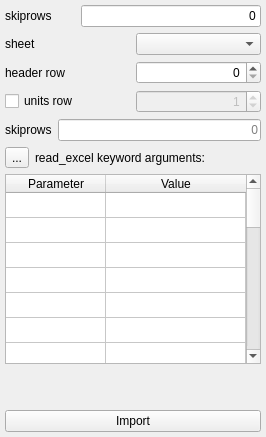
              <widget class="QWidget" name="import_excel_tab">
               <attribute name="title">
                <string>Excel</string>
               </attribute>
               <layout class="QVBoxLayout" name="verticalLayout_22">
                <property name="leftMargin">
                 <number>5</number>
                </property>
                <property name="topMargin">
                 <number>5</number>
                </property>
                <property name="rightMargin">
                 <number>5</number>
                </property>
                <property name="bottomMargin">
                 <number>5</number>
                </property>
                <item>
                 <layout class="QVBoxLayout" name="verticalLayout_8">
                  <item>
                   <layout class="QHBoxLayout" name="import_excel_skip_rows_horizontalLayout">
                    <item>
                     <widget class="QLabel" name="import_excel_skip_rows_label">
                      <property name="minimumSize">
                       <size>
                        <width>70</width>
                        <height>0</height>
                       </size>
                      </property>
                      <property name="text">
                       <string>skiprows</string>
                      </property>
                     </widget>
                    </item>
                    <item>
                     <widget class="QLineEdit" name="import_excel_skip_rows_lineEdit">
                      <property name="maximumSize">
                       <size>
                        <width>16777215</width>
                        <height>16777215</height>
                       </size>
                      </property>
                      <property name="text">
                       <string>0</string>
                      </property>
                      <property name="alignment">
                       <set>Qt::AlignRight|Qt::AlignTrailing|Qt::AlignVCenter</set>
                      </property>
                     </widget>
                    </item>
                   </layout>
                  </item>
                  <item>
                   <layout class="QHBoxLayout" name="import_excel_sheet_horizontalLayout">
                    <item>
                     <widget class="QLabel" name="import_excel_sheet_label">
                      <property name="minimumSize">
                       <size>
                        <width>70</width>
                        <height>0</height>
                       </size>
                      </property>
                      <property name="text">
                       <string>sheet</string>
                      </property>
                     </widget>
                    </item>
                    <item>
                     <widget class="QComboBox" name="import_excel_sheet_comboBox"/>
                    </item>
                   </layout>
                  </item>
                  <item>
                   <layout class="QHBoxLayout" name="import_excel_header_row_horizontalLayout">
                    <item>
                     <widget class="QLabel" name="import_excel_header_row_label">
                      <property name="minimumSize">
                       <size>
                        <width>70</width>
                        <height>0</height>
                       </size>
                      </property>
                      <property name="text">
                       <string>header row</string>
                      </property>
                     </widget>
                    </item>
                    <item>
                     <widget class="QSpinBox" name="import_excel_header_row_spinBox">
                      <property name="wrapping">
                       <bool>false</bool>
                      </property>
                      <property name="alignment">
                       <set>Qt::AlignRight|Qt::AlignTrailing|Qt::AlignVCenter</set>
                      </property>
                      <property name="buttonSymbols">
                       <enum>QAbstractSpinBox::UpDownArrows</enum>
                      </property>
                      <property name="accelerated">
                       <bool>true</bool>
                      </property>
                      <property name="minimum">
                       <number>0</number>
                      </property>
                      <property name="maximum">
                       <number>1000000</number>
                      </property>
                      <property name="singleStep">
                       <number>1</number>
                      </property>
                      <property name="value">
                       <number>0</number>
                      </property>
                     </widget>
                    </item>
                   </layout>
                  </item>
                  <item>
                   <layout class="QHBoxLayout" name="import_excel_units_row_horizontalLayout">
                    <item>
                     <widget class="QCheckBox" name="import_excel_units_row_checkBox">
                      <property name="text">
                       <string>units row</string>
                      </property>
                     </widget>
                    </item>
                    <item>
                     <widget class="QSpinBox" name="import_excel_units_row_spinBox">
                      <property name="enabled">
                       <bool>false</bool>
                      </property>
                      <property name="wrapping">
                       <bool>false</bool>
                      </property>
                      <property name="alignment">
                       <set>Qt::AlignRight|Qt::AlignTrailing|Qt::AlignVCenter</set>
                      </property>
                      <property name="buttonSymbols">
                       <enum>QAbstractSpinBox::UpDownArrows</enum>
                      </property>
                      <property name="accelerated">
                       <bool>true</bool>
                      </property>
                      <property name="minimum">
                       <number>0</number>
                      </property>
                      <property name="maximum">
                       <number>1000000</number>
                      </property>
                      <property name="singleStep">
                       <number>1</number>
                      </property>
                      <property name="value">
                       <number>1</number>
                      </property>
                     </widget>
                    </item>
                   </layout>
                  </item>
                  <item>
                   <layout class="QHBoxLayout" name="horizontalLayout_17">
                    <item>
                     <widget class="QLabel" name="label_13">
                      <property name="text">
                       <string>skiprows</string>
                      </property>
                     </widget>
                    </item>
                    <item>
                     <widget class="QLineEdit" name="import_excel_skiprows_lineEdit">
                      <property name="alignment">
                       <set>Qt::AlignRight|Qt::AlignTrailing|Qt::AlignVCenter</set>
                      </property>
                      <property name="placeholderText">
                       <string>0</string>
                      </property>
                      <property name="clearButtonEnabled">
                       <bool>true</bool>
                      </property>
                     </widget>
                    </item>
                   </layout>
                  </item>
                  <item>
                   <layout class="QHBoxLayout" name="horizontalLayout_7">
                    <item>
                     <widget class="QToolButton" name="import_excel_help_toolButton">
                      <property name="text">
                       <string>...</string>
                      </property>
                      <property name="icon">
                       <iconset>
                        <normaloff>assets/info.png</normaloff>assets/info.png</iconset>
                      </property>
                     </widget>
                    </item>
                    <item>
                     <widget class="QLabel" name="label_2">
                      <property name="text">
                       <string>read_excel keyword arguments:</string>
                      </property>
                     </widget>
                    </item>
                   </layout>
                  </item>
                  <item>
                   <widget class="QTableWidget" name="import_excel_parameter_tableWidget">
                    <property name="sizePolicy">
                     <sizepolicy hsizetype="Fixed" vsizetype="MinimumExpanding">
                      <horstretch>0</horstretch>
                      <verstretch>0</verstretch>
                     </sizepolicy>
                    </property>
                    <property name="minimumSize">
                     <size>
                      <width>0</width>
                      <height>190</height>
                     </size>
                    </property>
                    <property name="maximumSize">
                     <size>
                      <width>300</width>
                      <height>190</height>
                     </size>
                    </property>
                    <property name="selectionMode">
                     <enum>QAbstractItemView::NoSelection</enum>
                    </property>
                    <property name="wordWrap">
                     <bool>false</bool>
                    </property>
                    <property name="rowCount">
                     <number>25</number>
                    </property>
                    <property name="columnCount">
                     <number>2</number>
                    </property>
                    <attribute name="horizontalHeaderMinimumSectionSize">
                     <number>100</number>
                    </attribute>
                    <attribute name="horizontalHeaderDefaultSectionSize">
                     <number>100</number>
                    </attribute>
                    <attribute name="horizontalHeaderHighlightSections">
                     <bool>false</bool>
                    </attribute>
                    <attribute name="horizontalHeaderStretchLastSection">
                     <bool>true</bool>
                    </attribute>
                    <attribute name="verticalHeaderVisible">
                     <bool>false</bool>
                    </attribute>
                    <attribute name="verticalHeaderMinimumSectionSize">
                     <number>25</number>
                    </attribute>
                    <attribute name="verticalHeaderDefaultSectionSize">
                     <number>25</number>
                    </attribute>
                    <attribute name="verticalHeaderHighlightSections">
                     <bool>false</bool>
                    </attribute>
                    <attribute name="verticalHeaderStretchLastSection">
                     <bool>false</bool>
                    </attribute>
                    <row/>
                    <row/>
                    <row/>
                    <row/>
                    <row/>
                    <row/>
                    <row/>
                    <row/>
                    <row/>
                    <row/>
                    <row/>
                    <row/>
                    <row/>
                    <row/>
                    <row/>
                    <row/>
                    <row/>
                    <row/>
                    <row/>
                    <row/>
                    <row/>
                    <row/>
                    <row/>
                    <row/>
                    <row/>
                    <column>
                     <property name="text">
                      <string>Parameter</string>
                     </property>
                    </column>
                    <column>
                     <property name="text">
                      <string>Value</string>
                     </property>
                    </column>
                   </widget>
                  </item>
                  <item>
                   <spacer name="verticalSpacer_5">
                    <property name="orientation">
                     <enum>Qt::Vertical</enum>
                    </property>
                    <property name="sizeHint" stdset="0">
                     <size>
                      <width>20</width>
                      <height>40</height>
                     </size>
                    </property>
                   </spacer>
                  </item>
                  <item>
                   <widget class="QPushButton" name="import_excel_pushButton">
                    <property name="sizePolicy">
                     <sizepolicy hsizetype="MinimumExpanding" vsizetype="Fixed">
                      <horstretch>0</horstretch>
                      <verstretch>0</verstretch>
                     </sizepolicy>
                    </property>
                    <property name="minimumSize">
                     <size>
                      <width>252</width>
                      <height>0</height>
                     </size>
                    </property>
                    <property name="text">
                     <string>Import</string>
                    </property>
                    <property name="autoDefault">
                     <bool>true</bool>
                    </property>
                    <property name="default">
                     <bool>false</bool>
                    </property>
                    <property name="flat">
                     <bool>false</bool>
                    </property>
                   </widget>
                  </item>
                 </layout>
                </item>
               </layout>
              </widget>
